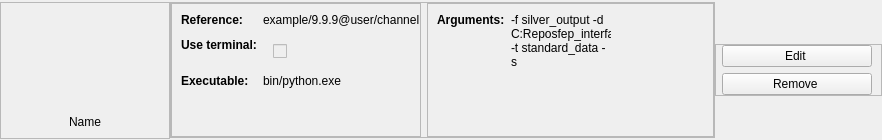
<?xml version="1.0" encoding="UTF-8"?>
<ui version="4.0">
 <class>Form</class>
 <widget class="QWidget" name="Form">
  <property name="geometry">
   <rect>
    <x>0</x>
    <y>0</y>
    <width>882</width>
    <height>140</height>
   </rect>
  </property>
  <property name="sizePolicy">
   <sizepolicy hsizetype="MinimumExpanding" vsizetype="Fixed">
    <horstretch>0</horstretch>
    <verstretch>0</verstretch>
   </sizepolicy>
  </property>
  <property name="minimumSize">
   <size>
    <width>0</width>
    <height>140</height>
   </size>
  </property>
  <property name="windowTitle">
   <string>Form</string>
  </property>
  <layout class="QHBoxLayout" name="horizontalLayout_3" stretch="0,1,0">
   <property name="spacing">
    <number>0</number>
   </property>
   <property name="leftMargin">
    <number>0</number>
   </property>
   <property name="topMargin">
    <number>2</number>
   </property>
   <property name="rightMargin">
    <number>0</number>
   </property>
   <property name="bottomMargin">
    <number>2</number>
   </property>
   <item>
    <widget class="QFrame" name="left_frame">
     <property name="minimumSize">
      <size>
       <width>0</width>
       <height>0</height>
      </size>
     </property>
     <property name="frameShape">
      <enum>QFrame::StyledPanel</enum>
     </property>
     <property name="frameShadow">
      <enum>QFrame::Raised</enum>
     </property>
     <layout class="QVBoxLayout" name="verticalLayout_2">
      <property name="sizeConstraint">
       <enum>QLayout::SetMinAndMaxSize</enum>
      </property>
      <property name="topMargin">
       <number>6</number>
      </property>
      <item>
       <widget class="ClickableIcon" name="app_button">
        <property name="sizePolicy">
         <sizepolicy hsizetype="Fixed" vsizetype="Fixed">
          <horstretch>0</horstretch>
          <verstretch>0</verstretch>
         </sizepolicy>
        </property>
        <property name="minimumSize">
         <size>
          <width>150</width>
          <height>100</height>
         </size>
        </property>
        <property name="maximumSize">
         <size>
          <width>150</width>
          <height>100</height>
         </size>
        </property>
        <property name="text">
         <string/>
        </property>
       </widget>
      </item>
      <item>
       <widget class="QLabel" name="app_name_label">
        <property name="sizePolicy">
         <sizepolicy hsizetype="Fixed" vsizetype="Preferred">
          <horstretch>0</horstretch>
          <verstretch>0</verstretch>
         </sizepolicy>
        </property>
        <property name="minimumSize">
         <size>
          <width>0</width>
          <height>0</height>
         </size>
        </property>
        <property name="maximumSize">
         <size>
          <width>180</width>
          <height>16777215</height>
         </size>
        </property>
        <property name="text">
         <string>Name</string>
        </property>
        <property name="alignment">
         <set>Qt::AlignCenter</set>
        </property>
        <property name="wordWrap">
         <bool>true</bool>
        </property>
       </widget>
      </item>
     </layout>
    </widget>
   </item>
   <item>
    <widget class="QFrame" name="central_frame">
     <property name="sizePolicy">
      <sizepolicy hsizetype="Preferred" vsizetype="Preferred">
       <horstretch>0</horstretch>
       <verstretch>0</verstretch>
      </sizepolicy>
     </property>
     <property name="minimumSize">
      <size>
       <width>0</width>
       <height>0</height>
      </size>
     </property>
     <property name="frameShape">
      <enum>QFrame::StyledPanel</enum>
     </property>
     <property name="frameShadow">
      <enum>QFrame::Raised</enum>
     </property>
     <layout class="QHBoxLayout" name="horizontalLayout_2" stretch="1,2">
      <property name="leftMargin">
       <number>0</number>
      </property>
      <property name="topMargin">
       <number>0</number>
      </property>
      <property name="rightMargin">
       <number>0</number>
      </property>
      <property name="bottomMargin">
       <number>0</number>
      </property>
      <item>
       <widget class="QFrame" name="central_left_frame">
        <property name="sizePolicy">
         <sizepolicy hsizetype="Fixed" vsizetype="Preferred">
          <horstretch>0</horstretch>
          <verstretch>0</verstretch>
         </sizepolicy>
        </property>
        <property name="frameShape">
         <enum>QFrame::StyledPanel</enum>
        </property>
        <property name="frameShadow">
         <enum>QFrame::Raised</enum>
        </property>
        <layout class="QFormLayout" name="formLayout">
         <property name="rightMargin">
          <number>0</number>
         </property>
         <item row="2" column="1">
          <widget class="AnimatedToggle" name="open_shell_checkbox">
           <property name="enabled">
            <bool>false</bool>
           </property>
           <property name="sizePolicy">
            <sizepolicy hsizetype="Fixed" vsizetype="Fixed">
             <horstretch>0</horstretch>
             <verstretch>0</verstretch>
            </sizepolicy>
           </property>
           <property name="maximumSize">
            <size>
             <width>16777215</width>
             <height>35</height>
            </size>
           </property>
           <property name="styleSheet">
            <string notr="true">margin-top:50%; margin-bottom:50%;margin-left: 10%;</string>
           </property>
           <property name="text">
            <string/>
           </property>
          </widget>
         </item>
         <item row="2" column="0">
          <widget class="QLabel" name="open_shell_label">
           <property name="sizePolicy">
            <sizepolicy hsizetype="Preferred" vsizetype="Preferred">
             <horstretch>0</horstretch>
             <verstretch>0</verstretch>
            </sizepolicy>
           </property>
           <property name="text">
            <string>&lt;html&gt;&lt;head/&gt;&lt;body&gt;&lt;p&gt;&lt;span style=&quot; font-weight:700;&quot;&gt;Use terminal:&lt;/span&gt;&lt;/p&gt;&lt;/body&gt;&lt;/html&gt;</string>
           </property>
          </widget>
         </item>
         <item row="3" column="0">
          <widget class="QLabel" name="executable_name_label">
           <property name="text">
            <string>&lt;html&gt;&lt;head/&gt;&lt;body&gt;&lt;p&gt;&lt;span style=&quot; font-weight:700;&quot;&gt;Executable:&lt;/span&gt;&lt;/p&gt;&lt;/body&gt;&lt;/html&gt;</string>
           </property>
          </widget>
         </item>
         <item row="3" column="1">
          <widget class="QLabel" name="executable_value_label">
           <property name="text">
            <string>bin/python.exe</string>
           </property>
          </widget>
         </item>
         <item row="1" column="0">
          <widget class="QLabel" name="conan_ref_name_label">
           <property name="text">
            <string>&lt;html&gt;&lt;head/&gt;&lt;body&gt;&lt;p&gt;&lt;span style=&quot; font-weight:700;&quot;&gt;Reference:&lt;/span&gt;&lt;/p&gt;&lt;/body&gt;&lt;/html&gt;</string>
           </property>
          </widget>
         </item>
         <item row="1" column="1">
          <widget class="QLabel" name="conan_ref_value_label">
           <property name="sizePolicy">
            <sizepolicy hsizetype="Preferred" vsizetype="Preferred">
             <horstretch>0</horstretch>
             <verstretch>0</verstretch>
            </sizepolicy>
           </property>
           <property name="maximumSize">
            <size>
             <width>16777215</width>
             <height>16777215</height>
            </size>
           </property>
           <property name="text">
            <string>example/9.9.9@user/channel</string>
           </property>
          </widget>
         </item>
        </layout>
       </widget>
      </item>
      <item>
       <widget class="QFrame" name="central_right_frame">
        <property name="enabled">
         <bool>true</bool>
        </property>
        <property name="sizePolicy">
         <sizepolicy hsizetype="Fixed" vsizetype="Preferred">
          <horstretch>0</horstretch>
          <verstretch>0</verstretch>
         </sizepolicy>
        </property>
        <property name="maximumSize">
         <size>
          <width>16777215</width>
          <height>16777215</height>
         </size>
        </property>
        <property name="frameShape">
         <enum>QFrame::StyledPanel</enum>
        </property>
        <property name="frameShadow">
         <enum>QFrame::Raised</enum>
        </property>
        <layout class="QFormLayout" name="formLayout_2">
         <property name="sizeConstraint">
          <enum>QLayout::SetMinAndMaxSize</enum>
         </property>
         <property name="fieldGrowthPolicy">
          <enum>QFormLayout::FieldsStayAtSizeHint</enum>
         </property>
         <item row="0" column="0">
          <widget class="QLabel" name="arguments_name_label">
           <property name="sizePolicy">
            <sizepolicy hsizetype="Fixed" vsizetype="Preferred">
             <horstretch>0</horstretch>
             <verstretch>0</verstretch>
            </sizepolicy>
           </property>
           <property name="minimumSize">
            <size>
             <width>0</width>
             <height>0</height>
            </size>
           </property>
           <property name="maximumSize">
            <size>
             <width>2000</width>
             <height>16777215</height>
            </size>
           </property>
           <property name="text">
            <string>&lt;html&gt;&lt;head/&gt;&lt;body&gt;&lt;p&gt;&lt;span style=&quot; font-weight:700;&quot;&gt;Arguments:&lt;/span&gt;&lt;/p&gt;&lt;/body&gt;&lt;/html&gt;</string>
           </property>
           <property name="alignment">
            <set>Qt::AlignLeading|Qt::AlignLeft|Qt::AlignTop</set>
           </property>
          </widget>
         </item>
         <item row="0" column="1">
          <widget class="QLabel" name="arguments_value_label">
           <property name="sizePolicy">
            <sizepolicy hsizetype="Fixed" vsizetype="Preferred">
             <horstretch>0</horstretch>
             <verstretch>0</verstretch>
            </sizepolicy>
           </property>
           <property name="minimumSize">
            <size>
             <width>0</width>
             <height>0</height>
            </size>
           </property>
           <property name="maximumSize">
            <size>
             <width>100</width>
             <height>16777215</height>
            </size>
           </property>
           <property name="text">
            <string>-f silver_output -d C:Reposfep_interface_silver3exampledemo_simplesilver_example.description -t standard_data -s fepifsilver_default_system</string>
           </property>
           <property name="scaledContents">
            <bool>false</bool>
           </property>
           <property name="alignment">
            <set>Qt::AlignLeading|Qt::AlignLeft|Qt::AlignTop</set>
           </property>
           <property name="wordWrap">
            <bool>true</bool>
           </property>
          </widget>
         </item>
        </layout>
       </widget>
      </item>
     </layout>
    </widget>
   </item>
   <item>
    <widget class="QFrame" name="right_frame">
     <property name="minimumSize">
      <size>
       <width>100</width>
       <height>0</height>
      </size>
     </property>
     <property name="frameShape">
      <enum>QFrame::StyledPanel</enum>
     </property>
     <property name="frameShadow">
      <enum>QFrame::Raised</enum>
     </property>
     <layout class="QVBoxLayout" name="verticalLayout">
      <property name="sizeConstraint">
       <enum>QLayout::SetMinAndMaxSize</enum>
      </property>
      <property name="leftMargin">
       <number>6</number>
      </property>
      <property name="topMargin">
       <number>0</number>
      </property>
      <property name="bottomMargin">
       <number>0</number>
      </property>
      <item>
       <widget class="QPushButton" name="edit_button">
        <property name="sizePolicy">
         <sizepolicy hsizetype="Preferred" vsizetype="Fixed">
          <horstretch>0</horstretch>
          <verstretch>0</verstretch>
         </sizepolicy>
        </property>
        <property name="minimumSize">
         <size>
          <width>150</width>
          <height>0</height>
         </size>
        </property>
        <property name="maximumSize">
         <size>
          <width>150</width>
          <height>16777215</height>
         </size>
        </property>
        <property name="text">
         <string>Edit </string>
        </property>
       </widget>
      </item>
      <item>
       <widget class="QPushButton" name="remove_button">
        <property name="sizePolicy">
         <sizepolicy hsizetype="Preferred" vsizetype="Fixed">
          <horstretch>0</horstretch>
          <verstretch>0</verstretch>
         </sizepolicy>
        </property>
        <property name="minimumSize">
         <size>
          <width>150</width>
          <height>0</height>
         </size>
        </property>
        <property name="maximumSize">
         <size>
          <width>150</width>
          <height>16777215</height>
         </size>
        </property>
        <property name="text">
         <string>Remove </string>
        </property>
       </widget>
      </item>
     </layout>
    </widget>
   </item>
  </layout>
 </widget>
 <customwidgets>
  <customwidget>
   <class>ClickableIcon</class>
   <extends>QLabel</extends>
   <header>conan_explorer.ui.widgets.h</header>
  </customwidget>
  <customwidget>
   <class>AnimatedToggle</class>
   <extends>QCheckBox</extends>
   <header>conan_explorer.ui.widgets.h</header>
  </customwidget>
 </customwidgets>
 <resources/>
 <connections/>
</ui>
